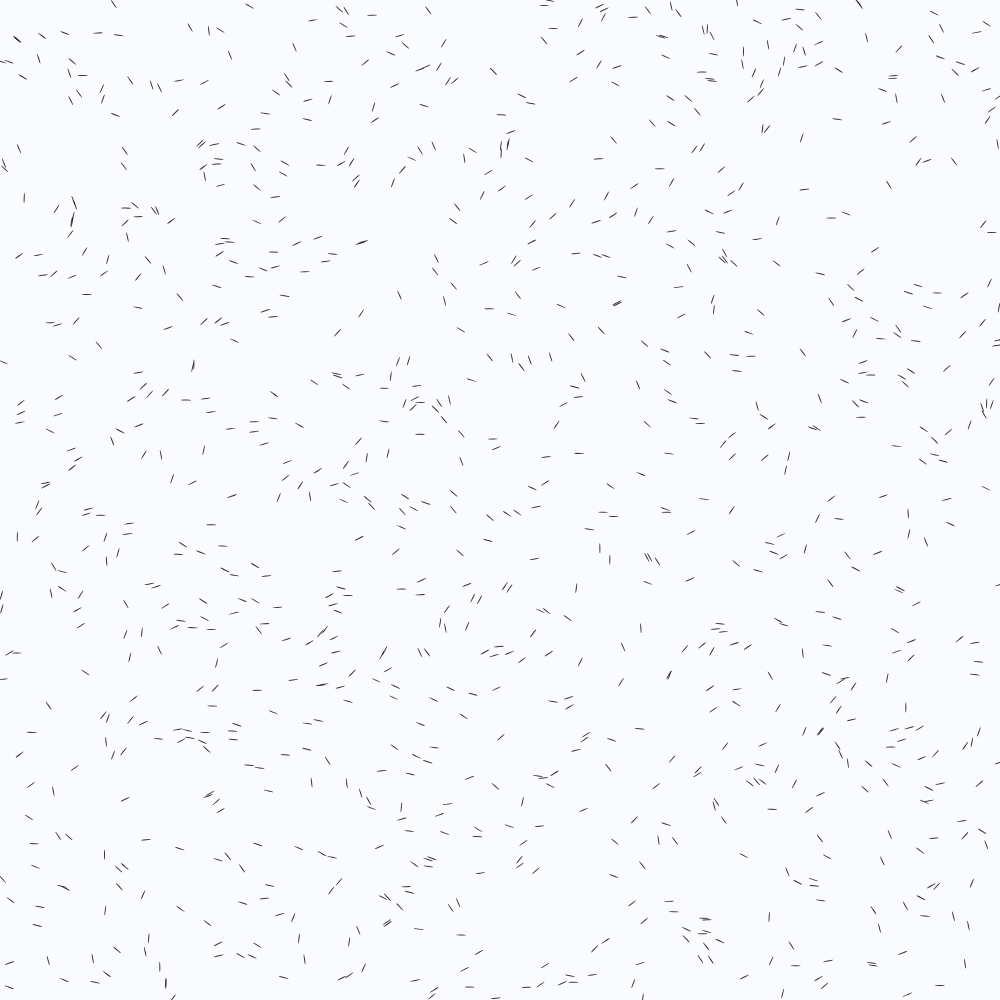
Frame 1 (no input)
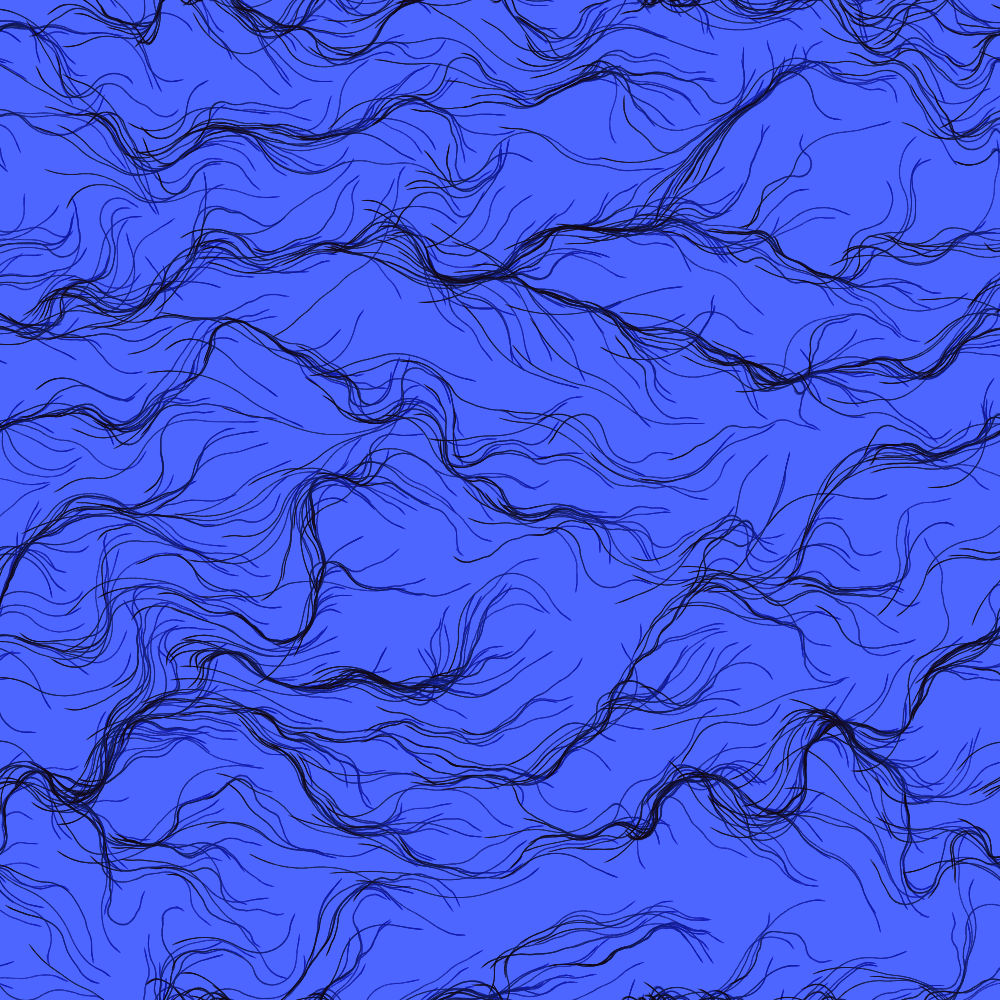
Frame 60 (no input)
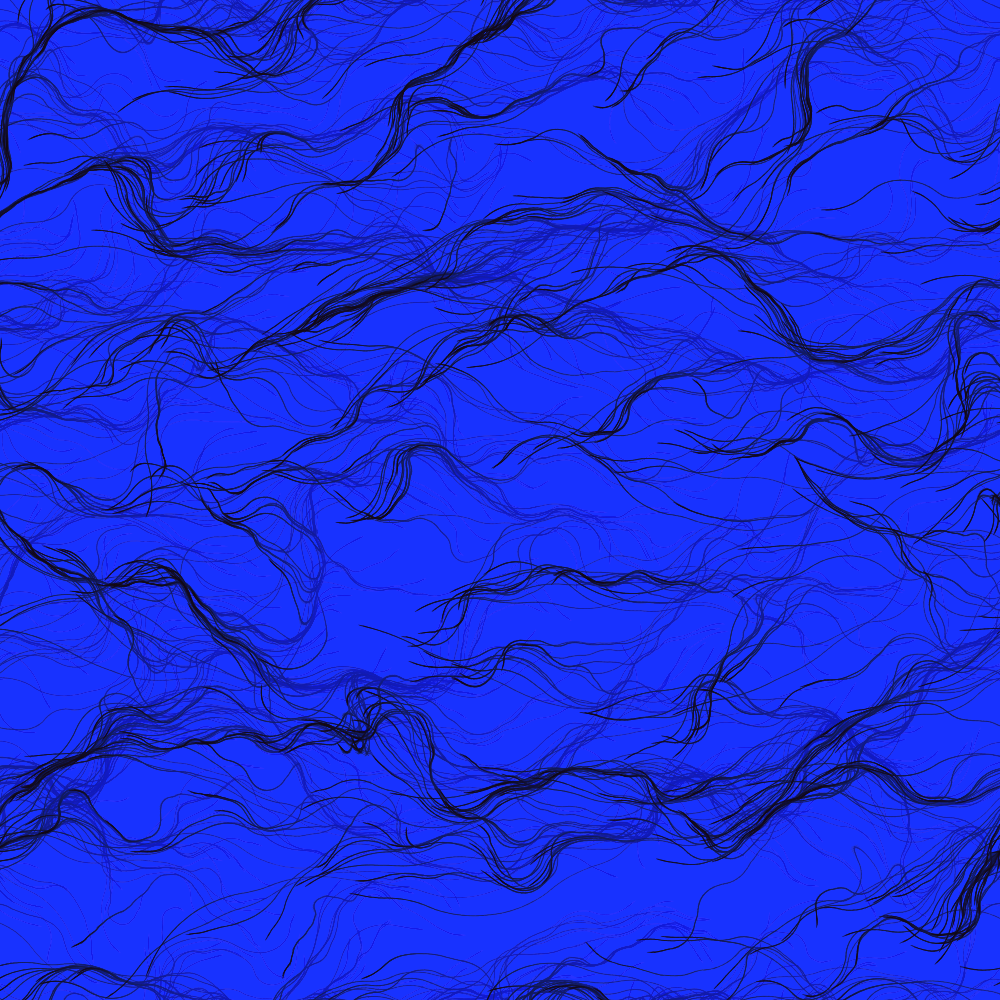
Frame 120 (the mouse pressed at the canvas centre since frame 60)

The p5.js sketch that drew these frames (run headless with seeded random() and noise() and a simulated clock; from frame 60 on, the mouse is pressed at the canvas centre):

// p5.js sketch
// ── sketch.js
// Using this variable to decide whether to draw all the stuff
var debug = true;

// Flowfield object
var flowfield;
// An ArrayList of vehicles
var vehicles = [];

function setup() {

  createCanvas(1000, 1000);
  // Make a new flow field with "resolution" of 16
  flowfield = new FlowField(5);
  // Make a whole bunch of vehicles with random maxspeed and maxforce values
  for (var i = 0; i < 1000; i++) {
    vehicles.push(new Vehicle(random(width), random(height), random(2, 5), random(0.1, 0.5)));
  }
}

function draw() {
  background(0,50,250,5);
  // Display the flowfield in "debug" mode
  //if (debug) flowfield.display();
  // Tell all the vehicles to follow the flow field
  for (var i = 0; i < vehicles.length; i++) {
    vehicles[i].follow(flowfield);
    vehicles[i].run();
  }

}


function keyPressed() {
  if (key == ' ') {
    debug = !debug;
  }
}

// Make a new flowfield
function mousePressed() {
  flowfield.init();
}



// ── flowfield.js

function FlowField(r) {
  // How large is each "cell" of the flow field
  this.resolution = r;
  // Determine the number of columns and rows based on sketch's width and height
  this.cols = width / this.resolution;
  this.rows = height / this.resolution;
  // A flow field is a two dimensional array of p5.Vectors
  // We can't make 2D arrays, but this is sort of faking it
  this.make2Darray = function(n) {
    var array = [];
    for (var i = 0; i < n; i++) {
      array[i] = [];
    }
    return array;
  };
  this.field = this.make2Darray(this.cols);

  this.init = function() {
    // Reseed noise so we get a new flow field every time
    // Need to get noise working
    noiseSeed(Math.floor(random(10000)));
    var xoff = 0;
    for (var i = 0; i < this.cols; i++) {
      var yoff = 0;
      for (var j = 0; j < this.rows; j++) {
        var theta = map(noise(xoff, yoff), 0, 1, 0, TWO_PI);
       //var theta = map(sin(xoff)+cos(yoff),-2,2,0,TWO_PI);
        // Polar to cartesian coordinate transformation to get x and y components of the vector
        this.field[i][j] = createVector(cos(theta), sin(theta));
        yoff += 0.1;
      }
      xoff += 0.1;
    }
  };
  this.init();

  // Draw every vector
  this.display = function() {
    for (var i = 0; i < this.cols; i++) {
      for (var j = 0; j < this.rows; j++) {
        drawVector(this.field[i][j], i * this.resolution, j * this.resolution, this.resolution - 2);
      }
    }
  };

  this.lookup = function(lookup) {
    var column = Math.floor(constrain(lookup.x / this.resolution, 0, this.cols - 1));
    var row = Math.floor(constrain(lookup.y / this.resolution, 0, this.rows - 1));
    //println(lookup.x);
    return this.field[column][row].copy();
  };

  // Renders a vector object 'v' as an arrow and a location 'x,y'
  var drawVector = function(v, x, y, scayl) {
    push();
    var arrowsize =1;
    // Translate to location to render vector
    translate(x, y);
    stroke(200, 100);
    // Call vector heading function to get direction (note that pointing to the right is a heading of 0) and rotate
    rotate(v.heading());
    // Calculate length of vector & scale it to be bigger or smaller if necessary
    var len = v.mag() * scayl;
    // Draw three lines to make an arrow (draw pointing up since we've rotate to the proper direction)
    line(0, 0, len, 0);
    //line(len,0,len-arrowsize,+arrowsize/2);
    //line(len,0,len-arrowsize,-arrowsize/2);
    pop();
  };
}
// ── vehicle.js
// Daniel Shiffman
// https://www.kadenze.com/courses/the-nature-of-code
// http://natureofcode.com/
// Session 3: Flow Field Following

// The "Vehicle" constructor

function Vehicle(x,y,ms,mf) {
  this.position = createVector(x,y);
  this.acceleration = createVector(0,0);
  this.velocity = createVector(0,0);
  this.r = 4;
  this.maxspeed = ms || 4;
  this.maxforce = mf || 0.1;

  this.run = function() {
    this.update();
    this.borders();
    this.display();
  }

  // Implementing Reynolds' flow field following algorithm
  // http://www.red3d.com/cwr/steer/FlowFollow.html
  this.follow = function(flow) {
    // What is the vector at that spot in the flow field?
    var desired = flow.lookup(this.position);
    // Scale it up by maxspeed
    desired.mult(this.maxspeed);
    // Steering is desired minus velocity
    var steer = p5.Vector.sub(desired, this.velocity);
    steer.limit(this.maxforce);  // Limit to maximum steering force
    this.applyForce(steer);
  }

  this.applyForce = function(force) {
    // We could add mass here if we want A = F / M
    this.acceleration.add(force);
  }

    // Method to update location
  this.update = function() {
    // Update velocity
    this.velocity.add(this.acceleration);
    // Limit speed
    this.velocity.limit(this.maxspeed);
    this.position.add(this.velocity);
    // Reset accelerationelertion to 0 each cycle
    this.acceleration.mult(0);
  }

  // Wraparound
  this.borders = function() {
    if (this.position.x < -this.r) this.position.x = width+this.r;
    if (this.position.y < -this.r) this.position.y = height+this.r;
    if (this.position.x > width+this.r) this.position.x = -this.r;
    if (this.position.y > height+this.r) this.position.y = -this.r;
  }

  this.display = function() {
    // Draw a triangle rotated in the direction of velocity
    var theta = this.velocity.heading() + PI/2;
    fill(20,10,19,215);
    noStroke();
    strokeWeight(1);
    push();
    translate(this.position.x,this.position.y);
    rotate(theta);
    ellipse(0,0,1,10)
    // beginShape();
    // vertex(0, -this.r*2);
    // vertex(-this.r, this.r*2);
    // vertex(this.r, this.r*2);
    // endShape(CLOSE);
    pop();
  }
}
